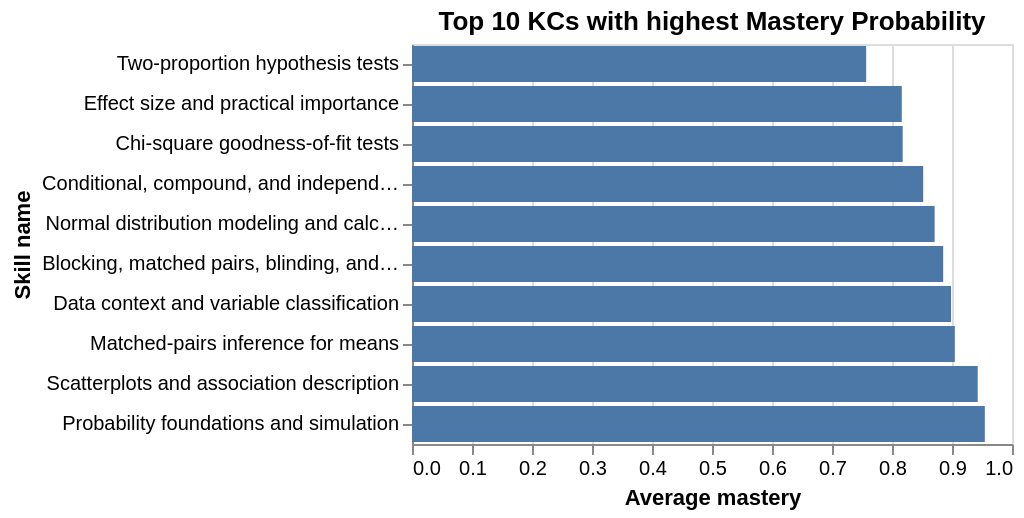

Write notebook code for a chart like this one.
### Code cell
alt.Chart(kc_difficulty[-10:]).mark_bar().encode(
    x=alt.X('avg_mastery', title = 'Average mastery'),
    y=alt.Y('modeling_kc_label_x', sort='x', title = 'Skill name'),
    tooltip=alt.Tooltip(['avg_mastery'], title = 'Average mastery')
).properties(
    title = 'Top 10 KCs with highest Mastery Probability',
)

### Figure 1 — Vega-Lite specification as saved in the notebook (floating-point values rounded to 4 significant figures)
{"config": {"view": {"continuousWidth": 300, "continuousHeight": 300}}, "data": {"name": "data-175de9859e356de24b4901c1e1e0caba"}, "mark": {"type": "bar"}, "encoding": {"tooltip": [{"field": "avg_mastery", "title": "Average mastery", "type": "quantitative"}], "x": {"field": "avg_mastery", "title": "Average mastery", "type": "quantitative"}, "y": {"field": "modeling_kc_label_x", "sort": "x", "title": "Skill name", "type": "nominal"}}, "title": "Top 10 KCs with highest Mastery Probability", "$schema": "https://vega.github.io/schema/vega-lite/v6.4.1.json", "datasets": {"data-175de9859e356de24b4901c1e1e0caba": [{"modeling_kc_label_x": "Two-proportion hypothesis tests", "avg_mastery": 0.757}, {"modeling_kc_label_x": "Effect size and practical importance", "avg_mastery": 0.8163}, {"modeling_kc_label_x": "Chi-square goodness-of-fit tests", "avg_mastery": 0.8178}, {"modeling_kc_label_x": "Conditional, compound, and independent-event probability", "avg_mastery": 0.852}, {"modeling_kc_label_x": "Normal distribution modeling and calculations", "avg_mastery": 0.871}, {"modeling_kc_label_x": "Blocking, matched pairs, blinding, and confounding", "avg_mastery": 0.8853}, {"modeling_kc_label_x": "Data context and variable classification", "avg_mastery": 0.8984}, {"modeling_kc_label_x": "Matched-pairs inference for means", "avg_mastery": 0.9047}, {"modeling_kc_label_x": "Scatterplots and association description", "avg_mastery": 0.9429}, {"modeling_kc_label_x": "Probability foundations and simulation", "avg_mastery": 0.9547}]}}
